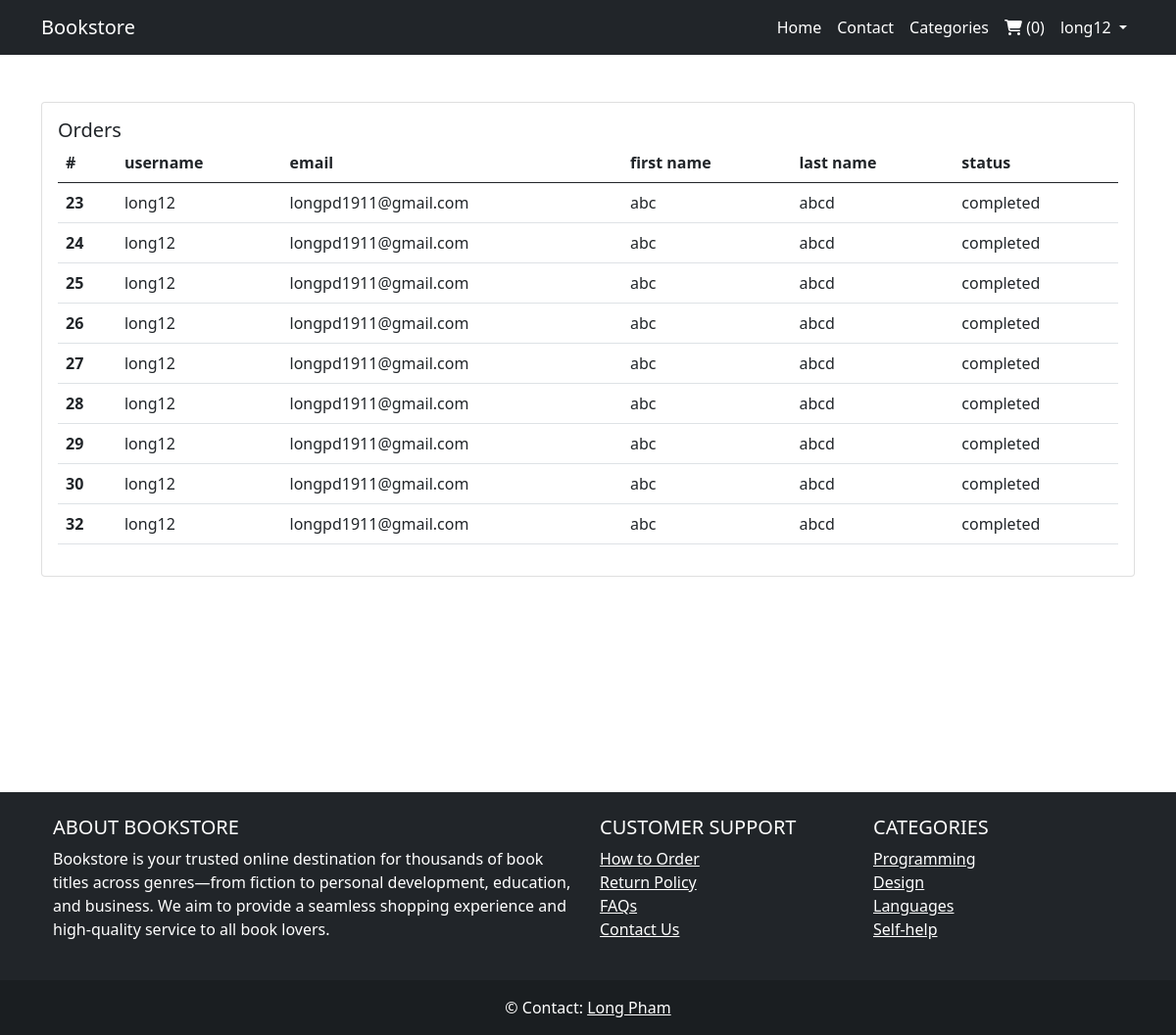
/users/orders.php?id=6 (signed in), run on the app's committed database.
### tables this page shows
CREATE TABLE `orders` (
  `id` int(3) NOT NULL,
  `email` varchar(200) NOT NULL,
  `username` varchar(200) NOT NULL,
  `fname` varchar(200) NOT NULL,
  `lname` varchar(200) NOT NULL,
  `token` varchar(200) NOT NULL,
  `price` varchar(20) NOT NULL,
  `user_id` int(3) NOT NULL,
  `create_at` timestamp NOT NULL DEFAULT current_timestamp()
);

### users/orders.php (the view, shortened to what this page needs)
<?php require "../includes/header.php"; ?>
<?php require "../config/config.php"; ?>
<?php
    $select = $conn->query("SELECT * FROM orders WHERE user_id = '$_SESSION[user_id]'");
    $select->execute();
    $orders = $select->fetchAll(PDO::FETCH_OBJ);
?>
      <div class="row mt-5" style="margin-bottom: 220px">
        <div class="col">
            <?php if(count($orders) > 0) : ?>
            <div class="card">
            <div class="card-body">
              <h5 class="card-title mb-4 d-inline">Orders</h5>
              <table class="table">
                <thead>
                  <tr>
                    <th scope="col">#</th>
                    <th scope="col">username</th>
                    <th scope="col">email</th>
                    <th scope="col">first name</th>
                    <th scope="col">last name</th>
                    <th scope="col">status</th>
                  </tr>
                </thead>
                <tbody>
                <?php foreach($orders as $order) : ?>
                  <tr>
                    <th scope="row"><?php echo $order->id; ?></th>
                    <td><?php echo $order->username; ?></td>
                    <td><?php echo $order->email; ?></td>
                    <td><?php echo $order->fname; ?></td>
                    <td><?php echo $order->lname; ?></td>
                    <td><?php echo 'completed'; ?></td>
                  </tr>
                <?php endforeach; ?>
                </tbody>
              </table>
            </div>
          </div>
            <?php else: ?>
                <div class="alert alert-success text-white bg-success">
                No orders found.
                </div>
            <?php endif; ?>
        </div>
      </div>
<?php require "../includes/footer.php"; ?>

### data on the page
orders: id "23", username "long12", email "longpd1911@gmail.com", fname "abc", lname "abcd"
orders: id "24", username "long12", email "longpd1911@gmail.com", fname "abc", lname "abcd"
orders: id "25", username "long12", email "longpd1911@gmail.com", fname "abc", lname "abcd"
orders: id "26", username "long12", email "longpd1911@gmail.com", fname "abc", lname "abcd"
orders: id "27", username "long12", email "longpd1911@gmail.com", fname "abc", lname "abcd"
orders: id "28", username "long12", email "longpd1911@gmail.com", fname "abc", lname "abcd"
orders: id "29", username "long12", email "longpd1911@gmail.com", fname "abc", lname "abcd"
orders: id "30", username "long12", email "longpd1911@gmail.com", fname "abc", lname "abcd"
orders: id "32", username "long12", email "longpd1911@gmail.com", fname "abc", lname "abcd"

### other printed values
$getNumber->num_products "0"
$_SESSION['username'] "long12"
